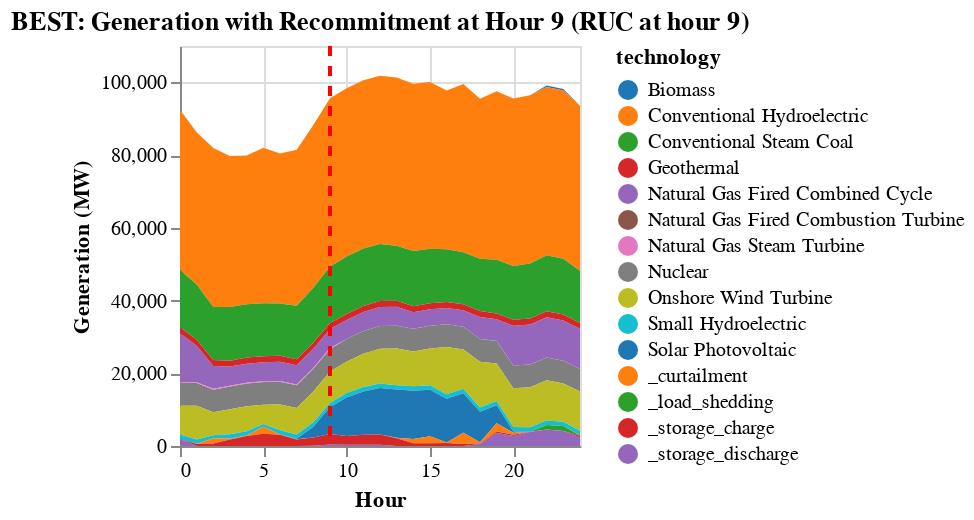

Notebook cell for this chart:
### Code cell
# Compare best vs worst recommitment time visually
best_loadshed_idx = argmin(results_df.load_shed)
best_time = results_df.recommit_time[best_loadshed_idx]
worst_time = results_df.recommit_time[argmax(results_df.load_shed)]

println("Comparing Best (hour $best_time) vs Worst (hour $worst_time) Recommitment Times")

# Plot generation comparison for best case
plot_actual_ruc_generation(
    actual_solutions[best_time],
    initial_time,
    best_time,
    gen_df,
    zone_dict,
    "BEST: Generation with Recommitment at Hour $best_time"
);

### Figure 1 — Vega specification as saved in the notebook (floating-point values rounded to 4 significant figures; data arrays with more than 128 entries replaced by an {"elided": "..."} marker saying what was removed)
{"$schema": "https://vega.github.io/schema/vega/v5.json", "axes": [{"aria": false, "domain": false, "grid": true, "gridScale": "y", "labels": false, "maxExtent": 0, "minExtent": 0, "orient": "bottom", "scale": "x", "tickCount": {"signal": "ceil(width/40)"}, "ticks": false, "zindex": 0}, {"aria": false, "domain": false, "grid": true, "gridScale": "x", "labels": false, "maxExtent": 0, "minExtent": 0, "orient": "left", "scale": "y", "tickCount": {"signal": "ceil(height/40)"}, "ticks": false, "zindex": 0}, {"grid": false, "labelFlush": true, "labelOverlap": true, "orient": "bottom", "scale": "x", "tickCount": {"signal": "ceil(width/40)"}, "title": "Hour", "zindex": 0}, {"grid": false, "labelOverlap": true, "orient": "left", "scale": "y", "tickCount": {"signal": "ceil(height/40)"}, "title": "Generation (MW)", "zindex": 0}], "background": "white", "data": [{"name": "source_0", "values": {"elided": "375 records"}}, {"name": "data_0", "source": "source_0", "transform": [{"as": "hour", "expr": "toNumber(datum[\"hour\"])", "type": "formula"}]}, {"name": "data_1", "source": "data_0", "transform": [{"field": "gen_sum", "groupby": ["technology"], "key": "hour", "method": "value", "type": "impute", "value": 0}, {"as": ["gen_sum_start", "gen_sum_end"], "field": "gen_sum", "groupby": ["hour"], "offset": "zero", "sort": {"field": ["technology"], "order": ["descending"]}, "type": "stack"}]}], "height": 200, "legends": [{"fill": "color", "symbolType": "circle", "title": "technology"}], "marks": [{"encode": {"update": {"height": {"field": {"group": "height"}}, "width": {"field": {"group": "width"}}}}, "from": {"facet": {"data": "data_1", "groupby": ["technology"], "name": "faceted_path_layer_0_main"}}, "marks": [{"encode": {"update": {"defined": {"signal": "isValid(datum[\"hour\"]) && isFinite(+datum[\"hour\"]) && isValid(datum[\"gen_sum\"]) && isFinite(+datum[\"gen_sum\"])"}, "description": {"signal": "\"Hour: \" + (format(datum[\"hour\"], \"\")) + \"; Generation (MW): \" + (format(datum[\"gen_sum\"], \"\")) + \"; technology: \" + (isValid(datum[\"technology\"]) ? datum[\"technology\"] : \"\"+datum[\"technology\"])"}, "fill": {"field": "technology", "scale": "color"}, "orient": {"value": "vertical"}, "x": {"field": "hour", "scale": "x"}, "y": {"field": "gen_sum_end", "scale": "y"}, "y2": {"field": "gen_sum_start", "scale": "y"}}}, "from": {"data": "faceted_path_layer_0_main"}, "name": "layer_0_marks", "sort": {"field": "datum[\"hour\"]"}, "style": ["area"], "type": "area"}], "name": "layer_0_pathgroup", "type": "group"}, {"encode": {"update": {"stroke": {"value": "red"}, "strokeDash": {"value": [5, 5]}, "strokeWidth": {"value": 2}, "x": {"scale": "x", "value": 9}, "y": {"value": 0}, "y2": {"field": {"group": "height"}}}}, "from": {"data": "data_0"}, "name": "layer_1_marks", "style": ["rule"], "type": "rule"}], "padding": 5, "scales": [{"domain": {"fields": [{"data": "data_1", "field": "hour"}, [9]]}, "name": "x", "nice": true, "range": [0, {"signal": "width"}], "type": "linear", "zero": false}, {"domain": {"data": "data_1", "fields": ["gen_sum_start", "gen_sum_end"]}, "name": "y", "nice": true, "range": [{"signal": "height"}, 0], "type": "linear", "zero": true}, {"domain": {"data": "data_1", "field": "technology", "sort": true}, "name": "color", "range": {"scheme": "category10"}, "type": "ordinal"}], "style": "cell", "title": {"frame": "group", "text": "BEST: Generation with Recommitment at Hour 9 (RUC at hour 9)"}, "width": 200}
